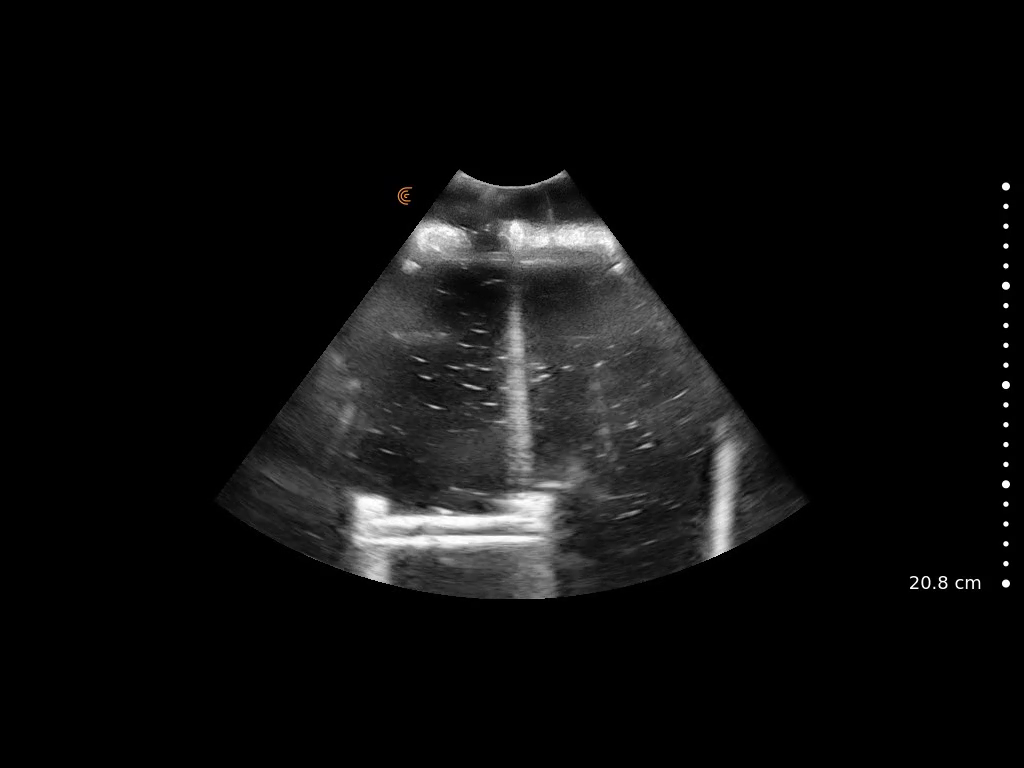
#> input picture frame 24 of Data/edited data/clarius_FinalPrototype_needlejustWater.mp4, 1024 x 768 px, given in place of clarius_FinalPrototype_needleWithSolid3.mp4, which was not available
$ jupyter execute V3_algorithm.ipynb   (older library calls are emulated)
#> lines starting #> are read from the running program, lines starting #| are printed output that depends on the picture; after the words box and inside, x2 and y2 are one past the last pixel; in counts of white or black regions, pixels touching at a corner belong together; pictures that were not available may be replaced by others from this repository, and a replacement may not be noted
[cell 1]
import numpy as np
import cv2
import imageio
import matplotlib.pyplot as plt
import math

[cell 2]
# [26 lines left out: function detect_bbox, not called in this run]
            # cv2.circle(bbox_image, (cx, cy), 7, (0,255,0), -1)

[cell 3]
# [17 lines left out: function line_creation, not called in this run]

[cell 4]
def ROI_creation(source_image, row_start, row_end, col_start, col_end):
    ROI_frame = source_image[row_start:row_end, col_start:col_end] #old one was [94:348, 166:275]
    ROI_image = np.zeros_like(source_image)
    x = row_start
    y = col_start
    for i in range(0, row_end-row_start):
        for j in range(0, col_end-col_start):
            if ROI_frame[i][j] != 0:
                ROI_image[x + i, y + j] = ROI_frame[i, j]
    return ROI_image

[cell 5]
def line_creation2(source_image, overlay):

    lines = cv2.HoughLinesP(source_image, rho=6, theta=np.pi / 2, threshold=160, lines=np.array([]), minLineLength=40, maxLineGap=4)
    overlay_image = cv2.cvtColor(overlay, cv2.COLOR_GRAY2RGB)

    houghline = overlay_image.copy()
    houghcircle = overlay_image.copy()

    length_line_list = []

    if lines is not None:
        for line in lines:

            x1 = line[0][0]
            y1 = line[0][1]
            x2 = line[0][2]
            y2 = line[0][3]

            start_point = (x1, y1)
            end_point = (x2, y2)

            lengthOfLine = math.sqrt(abs(x2-x1)^2 + abs(y2-y1)^2)
            length_line_list.append(lengthOfLine)

        index_number = length_line_list.index(max(length_line_list))

        x1 = lines[index_number][0][0]
        y1 = lines[index_number][0][1]
        x2 = lines[index_number][0][2]
        y2 = lines[index_number][0][3]

        start_point = (x1, y1)
        end_point = (x2, y2)

        color = (0, 255, 0) # Green color in BGR
        thickness = 2 # Line thickness of 9 px
        radius = 5 #circle radius

        cv2.line(houghline, start_point, end_point, color, thickness)
        cv2.circle(houghcircle, end_point, radius, color, thickness)

    return houghline

[cell 6]
def needle_tip_estimation(source_image, overlay):

    lines = cv2.HoughLinesP(source_image, rho=6, theta=np.pi / 2, threshold=160, lines=np.array([]), minLineLength=40, maxLineGap=4)
    overlay_image = cv2.cvtColor(overlay, cv2.COLOR_GRAY2RGB)

    houghcircle = overlay_image.copy()

    length_line_list = []

    if lines is not None:
        for line in lines:

            x1 = line[0][0]
            y1 = line[0][1]
            x2 = line[0][2]
            y2 = line[0][3]

            lengthOfLine = math.sqrt(abs(x2-x1)^2 + abs(y2-y1)^2)
            length_line_list.append(lengthOfLine)

        index_number = length_line_list.index(max(length_line_list))

        x1 = lines[index_number][0][0]
        y1 = lines[index_number][0][1]
        x2 = lines[index_number][0][2]
        y2 = lines[index_number][0][3]

        start_point = (x1, y1)

        color = (0, 255, 0) # Green color in BGR
        thickness = 2 # Line thickness of 9 px
        radius = 5 #circle radius

        cv2.circle(houghcircle, start_point, radius, color, thickness)

    return houghcircle

[cell 7]
class NeedleVisualization:

    # [121 lines left out: functions __init__, line_creation, line_creation2, ROI_creation, detect_needle_line, not called in this run]

[cell 8]
#videos to choose from
NeedleViz_path1 = 'Data/edited data/102622_Water.mp4'
NeedleViz_path2 = 'Data/edited data/102822_Water.mp4'
NeedleViz_oilAndLatex = 'Data/edited data/oil and latex/capture_5_2022-11-12T16-56-03.mp4'
NeedleViz_gelAndLatex = 'Data/edited data/ultrasound gel and latex/capture_4_2022-11-12T17-33-19.mp4'
NeedleViz_clarius1 = 'Data/edited data/clarius_FinalPrototype_needlejustWater.mp4'
NeedleViz_clarius2 = 'Data/edited data/clarius_FinalPrototype_needlejustWater2.mp4'
NeedleViz_clarius3 = 'Data/edited data/clarius_FinalPrototype_needleWithSolid.mp4'
NeedleViz_clarius4 = 'Data/edited data/clarius_FinalPrototype_needleWithSolid2.mp4'
NeedleViz_clarius5 = 'Data/edited data/clarius_FinalPrototype_needleWithSolid3.mp4'

#control playback speed
frame_rate = 30

# vc = cv2.VideoCapture(0) #opens camera
vc = cv2.VideoCapture(NeedleViz_clarius5)

frameWidth = 440
frameHeight = 440
vc.set(3, frameWidth)
vc.set(4, frameHeight)

size = (frameWidth, frameHeight)

#Preparing to create output videos
image_lst = []

if (vc.isOpened()== False):
  print("Error opening video  file")

while(vc.isOpened()):
    rval, frame = vc.read()
#> frame is the input picture: shape (768, 1024, 3); mean B, G, R 14.5, 14.5, 14.5

    if rval == True:

        #Initial Frame preprocessing
        ##############################################################
        resized_frame = cv2.resize(frame, (frameWidth,frameHeight))
        resized_frame = cv2.cvtColor(resized_frame, cv2.COLOR_RGB2GRAY)
#> resized_frame: shape (440, 440)
        ##############################################################


        #Achieving desired region of interest within Raw Frame
        ##############################################################
        rstart = 140 #previously 94
        rend = 348
        cstart = 195 #previously 166
        cend = 235 #previously 275

        ROI_image = ROI_creation(resized_frame,rstart,rend,cstart,cend)
#> in ROI_creation, `ROI_frame = source_image[row_start:row_end, col_start:col_end]`:
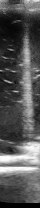
#> ROI_frame: shape (208, 40); min 0, max 255, mean 86.3
#> after the loop in ROI_creation, `for i in range(0, row_end-row_start):`:
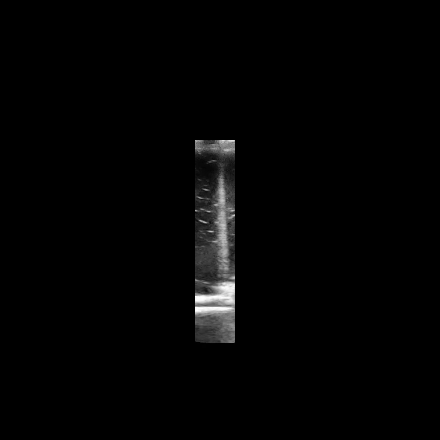
#> ROI_image: shape (440, 440); min 0, max 255, mean 3.7
        ##############################################################

        #Applying Combination Filters
        #############################################################

        ### THRESHOLDING ###
        thresh = cv2.threshold(ROI_image, 90, 255, cv2.THRESH_BINARY)[1]
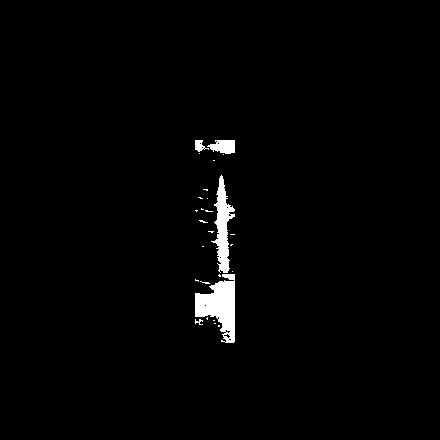
#> thresh: shape (440, 440); 1.6% white; 27 white regions (22 under 20 px), largest, box (x1, y1, x2, y2) and area: (195, 274, 235, 343) 1589, (211, 175, 235, 273) 1017, (207, 140, 235, 154) 289, (195, 140, 209, 152) 93, (195, 319, 203, 325) 25

        ### BASIC MORPHOLOGICAL OPERATIONS ###
        # dilate = cv2.dilate(thresh, None, iterations=1)
        # erode = cv2.erode(dilate, None, iterations=1)
        # dilate_2 = cv2.dilate(erode, None, iterations=1)


        ### ADVANCED MORPHOLIGICAL OPERATIONS (skeletonization) ###
        skel_image = thresh.copy()

        # Step 1: Create an empty skeleton
        size = np.size(skel_image)
#> size = 193600
        skel = np.zeros(skel_image.shape, np.uint8)

        # Get a Cross Shaped Kernel
        element = cv2.getStructuringElement(cv2.MORPH_CROSS, (3,3))

        #Step 2: Open the image
        open = cv2.morphologyEx(skel_image, cv2.MORPH_OPEN, element)
#> open: shape (440, 440); 1.5% white; 7 white regions (2 under 20 px), largest, box (x1, y1, x2, y2) and area: (195, 281, 235, 343) 1494, (214, 175, 235, 273) 983, (209, 140, 235, 154) 278, (195, 140, 203, 152) 78, (222, 274, 235, 280) 59
        #Step 3: Substract open from the original image
        temp = cv2.subtract(skel_image, open)
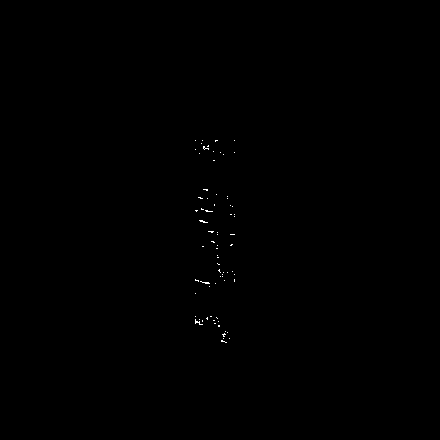
#> temp: shape (440, 440); 0.11% white in thin lines or dots, all inside (x1, y1, x2, y2) = (195, 140, 235, 343)
        #Step 4: Erode the original image and refine the skeleton
        eroded = cv2.erode(skel_image, element)
#> eroded: shape (440, 440); 1.2% white; 8 white regions (3 under 20 px), largest, box (x1, y1, x2, y2) and area: (196, 282, 234, 342) 1279, (215, 176, 234, 272) 762, (210, 141, 234, 153) 211, (196, 141, 202, 151) 47, (223, 275, 234, 279) 32
        skel = cv2.bitwise_or(skel_image,temp)
        skel_image = eroded.copy()
        #############################################################

        #Applying Edge and Bounding box detection
        #############################################################
        canny = cv2.Canny(skel_image, 73,200)
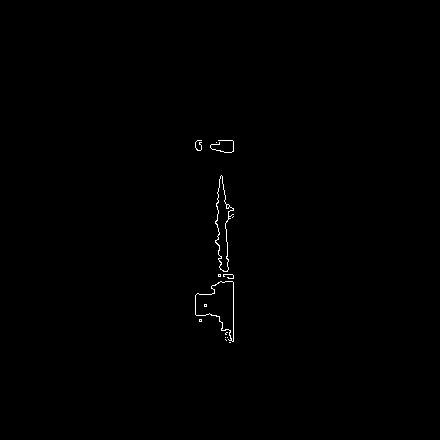
#> canny: shape (440, 440); 0.31% white in thin lines or dots, all inside (x1, y1, x2, y2) = (195, 140, 234, 343)
        bbox = resized_frame.copy()
        # detect_bbox(canny,bbox)
        #############################################################

        #Applying Paper Algorithm Filters
        #############################################################
        # gabor_filter = cv2.getGaborKernel((6,6), sigma=0.5, theta=0, lambd=0.5, gamma=0.8, psi=0, ktype=cv2.CV_32F)
        gabor_filter = cv2.getGaborKernel((3,3), sigma=0.95, theta=0, lambd=5, gamma=0.8, psi=0, ktype=cv2.CV_32F)
        # gabor_filter = cv2.getGaborKernel((3,3), sigma=0.5, theta=0, lambd=30, gamma=0.8, psi=0, ktype=cv2.CV_32F)

        gabor_output = cv2.filter2D(ROI_image, -1, gabor_filter)
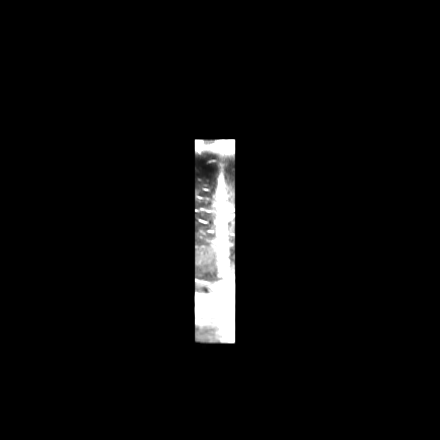
#> gabor_output: shape (440, 440); min 0, max 255, mean 8.4

        #Binarized image is divided into grids for needle axis localization.
        # - Median filter
        median_filter = cv2.medianBlur(gabor_output, 7)
        # - automatic thresholding
        threshold = cv2.threshold(median_filter, 250, 255, cv2.THRESH_BINARY)[1]
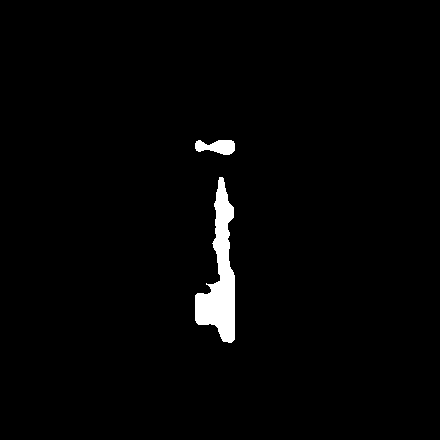
#> threshold: shape (440, 440); 1.9% white; 2 white regions, box (x1, y1, x2, y2) and area: (195, 177, 235, 343) 3218, (195, 140, 235, 155) 429
        # - morphological operations
        element = cv2.getStructuringElement(cv2.MORPH_RECT, (3,3))
        eroded = cv2.erode(threshold, element)
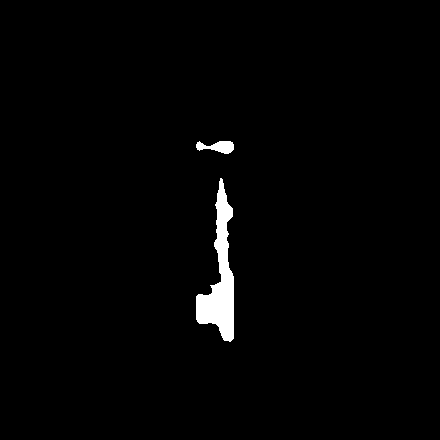
#> eroded: shape (440, 440); 1.6% white; 2 white regions, box (x1, y1, x2, y2) and area: (196, 178, 234, 342) 2756, (196, 141, 234, 154) 309
        dilated = cv2.dilate(eroded, element)
#> dilated: shape (440, 440); 1.9% white; 2 white regions, box (x1, y1, x2, y2) and area: (195, 177, 235, 343) 3212, (195, 140, 235, 155) 429
        #############################################################

        #Hough Line Transforms
        #############################################################
        # houghline = line_creation(dilated, resized_frame)
        houghline = line_creation2(dilated, resized_frame)
#> in line_creation2, `lines = cv2.HoughLinesP(source_image, rho=6, theta=np.pi / 2, threshol..`: lines = 18 rows, first 6: [229, 342, 229, 261], [220, 336, 220, 177], [217, 327, 217, 282], [214, 324, 214, 283], [225, 341, 225, 188], [216, 253, 216, 192]
#> the loop in line_creation2, `for line in lines: ` made 18 passes
#> (x1, y1, x2, y2, lengthOfLine) on passes 1 to 8: (229, 342, 229, 261, 9), (220, 336, 220, 177, 12.77), (217, 327, 217, 282, 6.71), (214, 324, 214, 283, 6.4), (225, 341, 225, 188, 12.37), (216, 253, 216, 192, 7.81), (224, 341, 224, 182, 12.77), (213, 324, 213, 284, 6.32)
#> after the loop in line_creation2, `for line in lines:`: length_line_list = [9, 12.77, 6.71, 6.4, 12.37, 7.81, 12.77, 6.32, 12.21, 7.21, 8.66, 6.63, 9.85, 12.92, 10.58, 6.32, 8.89, 9.64]
#> in line_creation2, `index_number = length_line_list.index(max(length_line_list))`: index_number = 13
#> in line_creation2, `x1 = lines[index_number][0][0]`: x1 = 223
#> in line_creation2, `y1 = lines[index_number][0][1]`: y1 = 341
#> in line_creation2, `x2 = lines[index_number][0][2]`: x2 = 223
#> in line_creation2, `y2 = lines[index_number][0][3]`: y2 = 178
#> in line_creation2, `start_point = (x1, y1)`: start_point = (223, 341)
#> in line_creation2, `end_point = (x2, y2)`: end_point = (223, 178)
#> in line_creation2, `cv2.line(houghline, start_point, end_point, color, thickness)`:
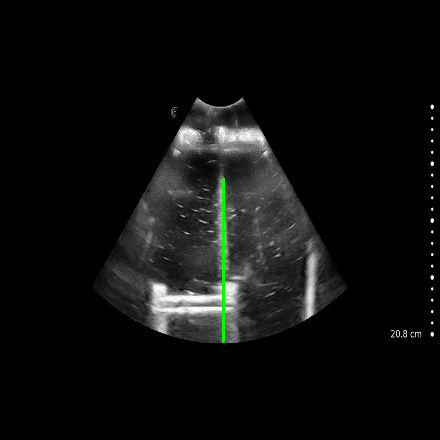
#> houghline: shape (440, 440, 3); mean B, G, R 14.1, 14.8, 14.1
        houghcircle = needle_tip_estimation(dilated, resized_frame)
#> the loop in needle_tip_estimation, `for line in lines: ` made 18 passes
#> in needle_tip_estimation, `index_number = length_line_list.index(max(length_line_list))`: index_number = 13
#> in needle_tip_estimation, `x1 = lines[index_number][0][0]`: x1 = 223
#> in needle_tip_estimation, `y1 = lines[index_number][0][1]`: y1 = 341
#> in needle_tip_estimation, `x2 = lines[index_number][0][2]`: x2 = 223
#> in needle_tip_estimation, `y2 = lines[index_number][0][3]`: y2 = 178
#> in needle_tip_estimation, `start_point = (x1, y1)`: start_point = (223, 341)

        # [22 lines of commented-out code are left out]
        resized_frame = cv2.cvtColor(resized_frame, cv2.COLOR_GRAY2BGR)
        line = cv2.cvtColor(houghline, cv2.COLOR_RGB2BGR)
        algorithm = cv2.cvtColor(dilated, cv2.COLOR_GRAY2BGR)
        tip = cv2.cvtColor(houghcircle, cv2.COLOR_RGB2BGR)
        stack = np.hstack((resized_frame, line, tip))
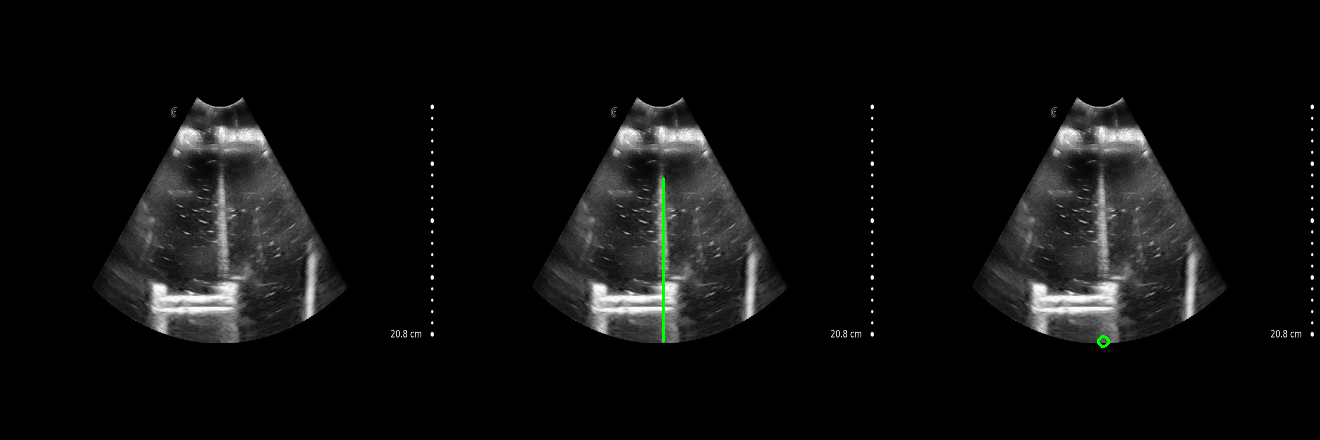
#> stack: shape (440, 1320, 3); mean B, G, R 14.4, 14.6, 14.4
        cv2.imshow("stacked", stack)
        image_lst.append(stack)

        # Press Q on keyboard to  exit
        if cv2.waitKey(frame_rate) & 0xFF == ord('q'): #original waitkey is 25
#> (key q is pressed here)
            break

    #Break out of loop if video is done
    else:
        break

vc.release() #Release the video capture object

# Close window
cv2.destroyAllWindows()

$ run again, starting later in the video
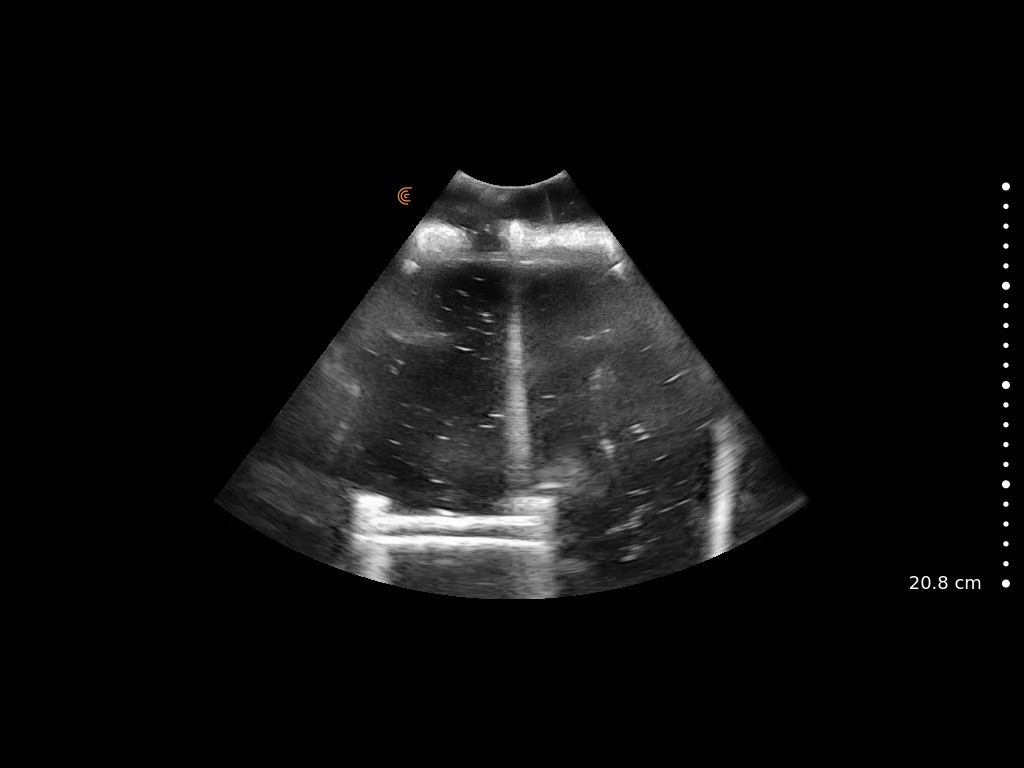
#> input picture frame 109 of Data/edited data/clarius_FinalPrototype_needlejustWater.mp4, 1024 x 768 px, given in place of clarius_FinalPrototype_needleWithSolid3.mp4, which was not available
#> frame is the input picture: shape (768, 1024, 3); mean B, G, R 14.8, 14.8, 14.8
#> `thresh = cv2.threshold(ROI_image, 90, 255, cv2.THRESH_BINARY)[1]`:
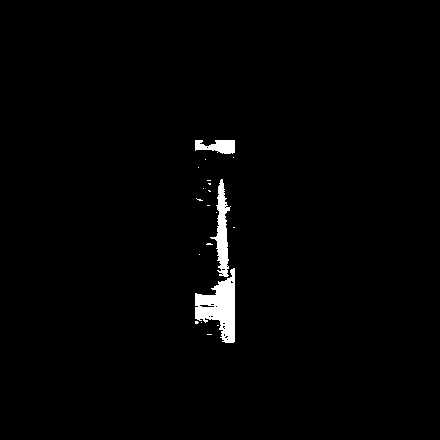
#> thresh: shape (440, 440); 1.5% white; 20 white regions (17 under 20 px), largest, box (x1, y1, x2, y2) and area: (195, 268, 235, 343) 1620, (210, 179, 231, 277) 854, (195, 140, 235, 154) 399
#> size = 193600
#> open: shape (440, 440); 1.4% white; 4 white regions (1 under 20 px), largest, box (x1, y1, x2, y2) and area: (195, 268, 235, 343) 1588, (214, 179, 230, 277) 812, (195, 140, 235, 154) 388
#> temp: shape (440, 440); 0.07% white in thin lines or dots, all inside (x1, y1, x2, y2) = (195, 140, 235, 342)
#> canny: shape (440, 440); 0.32% white in thin lines or dots, all inside (x1, y1, x2, y2) = (195, 140, 235, 343)
#> threshold: shape (440, 440); 1.7% white; 2 white regions, box (x1, y1, x2, y2) and area: (195, 181, 235, 343) 2919, (195, 140, 235, 155) 426
#> dilated: shape (440, 440); 1.7% white; 2 white regions, box (x1, y1, x2, y2) and area: (195, 181, 235, 343) 2917, (195, 140, 235, 155) 426
#> in line_creation2, `lines = cv2.HoughLinesP(source_image, rho=6, theta=np.pi / 2, threshol..`: lines = 15 rows, first 6: [230, 342, 230, 267], [223, 340, 223, 181], [217, 270, 217, 195], [231, 342, 231, 267], [219, 275, 219, 182], [227, 342, 227, 234]
#> the loop in line_creation2, `for line in lines: ` made 15 passes
#> (x1, y1, x2, y2, lengthOfLine) on passes 1 to 8: (230, 342, 230, 267, 8.89), (223, 340, 223, 181, 12.77), (217, 270, 217, 195, 8.89), (231, 342, 231, 267, 8.89), (219, 275, 219, 182, 9.64), (227, 342, 227, 234, 10.39), (224, 341, 224, 186, 12.61), (225, 341, 225, 195, 12.25)
#> after the loop in line_creation2, `for line in lines:`: length_line_list = [8.89, 12.77, 8.89, 8.89, 9.64, 10.39, 12.61, 12.25, 6.32, 8.31, 6.93, 12.53, 9.38, 12.08, 8.54]
#> in line_creation2, `index_number = length_line_list.index(max(length_line_list))`: index_number = 1
#> in line_creation2, `x1 = lines[index_number][0][0]`: x1 = 223
#> in line_creation2, `y1 = lines[index_number][0][1]`: y1 = 340
#> in line_creation2, `x2 = lines[index_number][0][2]`: x2 = 223
#> in line_creation2, `y2 = lines[index_number][0][3]`: y2 = 181
#> in line_creation2, `start_point = (x1, y1)`: start_point = (223, 340)
#> in line_creation2, `end_point = (x2, y2)`: end_point = (223, 181)
#> houghline: shape (440, 440, 3); mean B, G, R 14.4, 15, 14.4
#> the loop in needle_tip_estimation, `for line in lines: ` made 15 passes
#> in needle_tip_estimation, `index_number = length_line_list.index(max(length_line_list))`: index_number = 1
#> in needle_tip_estimation, `x1 = lines[index_number][0][0]`: x1 = 223
#> in needle_tip_estimation, `y1 = lines[index_number][0][1]`: y1 = 340
#> in needle_tip_estimation, `x2 = lines[index_number][0][2]`: x2 = 223
#> in needle_tip_estimation, `y2 = lines[index_number][0][3]`: y2 = 181
#> in needle_tip_estimation, `start_point = (x1, y1)`: start_point = (223, 340)
#> `stack = np.hstack((resized_frame, line, tip))`:
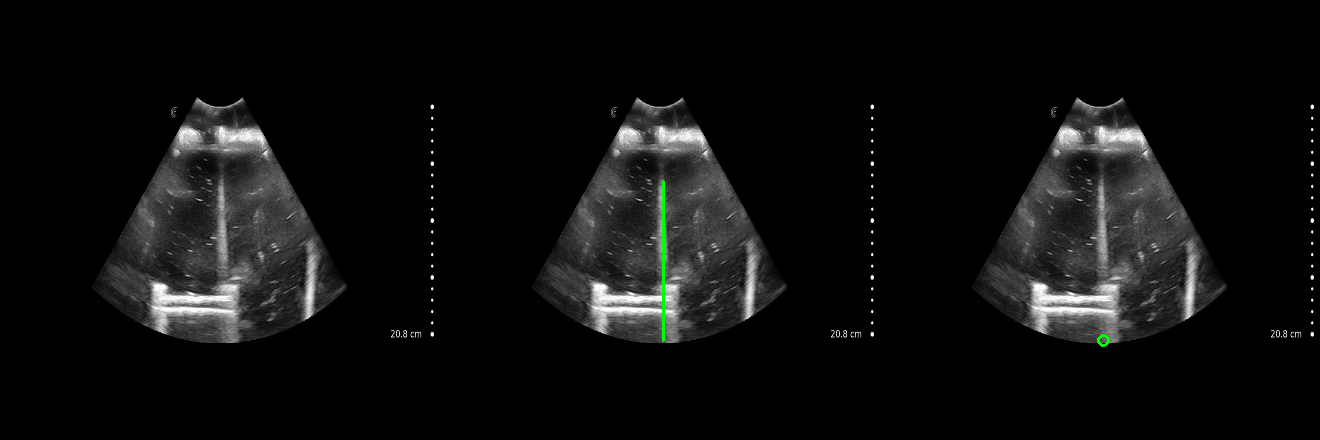
#> stack: shape (440, 1320, 3); mean B, G, R 14.6, 14.9, 14.6
